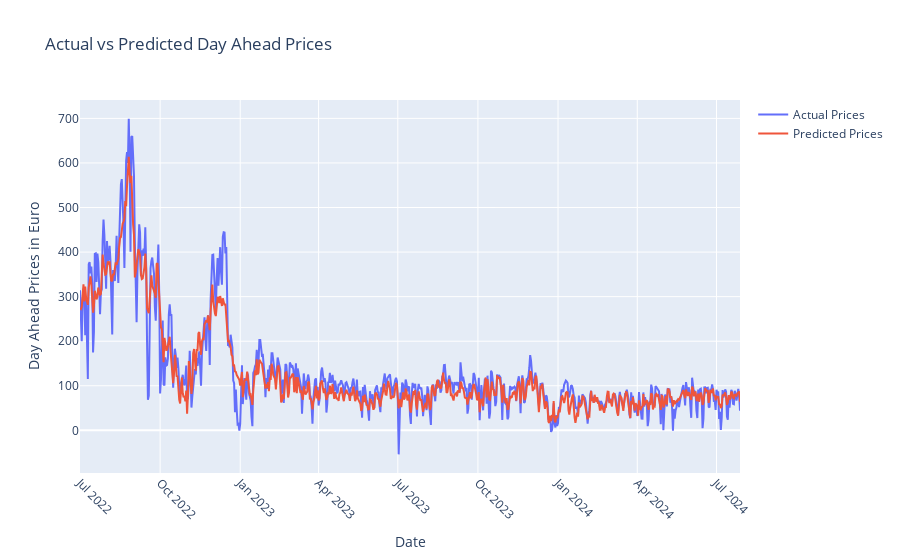

Notebook code cell kept with this figure:
### Code cell
import pandas as pd
import numpy as np
from sklearn.linear_model import LinearRegression
from sklearn.metrics import mean_squared_error, r2_score
from sklearn.preprocessing import StandardScaler
import matplotlib.pyplot as plt
import plotly.graph_objs as go
from statsmodels.stats.outliers_influence import variance_inflation_factor

# Drop rows with missing values
train_df.dropna(inplace=True)
test_df.dropna(inplace=True)

# Target variable
y_train = train_df['Day_ahead_price (€/MWh)']
y_test = test_df['Day_ahead_price (€/MWh)']

# Features: Drop high VIF columns
high_vif_features = ['Lag_1_day', 'Lag_2_days', 'Lag_3_days',
                     'Lag_4_days', 'Lag_5_days', 'Lag_6_days', 'Lag_7_days', 'Rolling_mean_7']
X_train = train_df.drop(['Day_ahead_price (€/MWh)'] +
                        high_vif_features, axis=1)
X_test = test_df.drop(['Day_ahead_price (€/MWh)'] + high_vif_features, axis=1)

# Scale the features (standardization)
scaler = StandardScaler()
X_train_scaled = scaler.fit_transform(X_train)
X_test_scaled = scaler.transform(X_test)

# Train the Linear Regression model
model = LinearRegression()
model.fit(X_train_scaled, y_train)

# Make predictions
y_pred = model.predict(X_test_scaled)

# Model Evaluation
print("Intercept:", model.intercept_)
print("Mean Squared Error (MSE):", mean_squared_error(y_test, y_pred))
print("Root Mean Squared Error (RMSE):", np.sqrt(
    mean_squared_error(y_test, y_pred)))
print("Coefficient of Determination (R^2):", r2_score(y_test, y_pred))

# Plotting Actual vs Predicted Prices
fig = go.Figure()

# Add actual prices trace
fig.add_trace(go.Scatter(x=y_test.index, y=y_test,
              mode='lines', name='Actual Prices'))

# Add predicted prices trace
# Ensure same index for y_pred
y_pred_series = pd.Series(y_pred, index=y_test.index)
fig.add_trace(go.Scatter(x=y_pred_series.index, y=y_pred_series,
              mode='lines', name='Predicted Prices'))

# Update layout for better readability
fig.update_layout(
    title='Actual vs Predicted Day Ahead Prices',
    xaxis_title='Date',
    yaxis_title='Day Ahead Prices in Euro',
    xaxis=dict(
        tickangle=45,
        tickmode='auto',
        nticks=12
    ),
    template='plotly'
)

# Show the plot
fig.show()

# Optionally save the plot (make sure you have installed 'kaleido')
fig.write_image('actual_vs_predicted_prices.png')

### Figure 1 — Plotly figure (JSON) as saved in the notebook; plotly's stock layout.template omitted (floating-point values rounded to 4 significant figures; data arrays with more than 128 entries replaced by an {"elided": "..."} marker saying what was removed)
{"data": [{"mode": "lines", "name": "Actual Prices", "type": "scatter", "x": {"elided": "759 str values"}, "y": {"elided": "759 float values"}}, {"mode": "lines", "name": "Predicted Prices", "type": "scatter", "x": {"elided": "759 str values"}, "y": {"elided": "759 float values"}}], "layout": {"title": {"text": "Actual vs Predicted Day Ahead Prices"}, "xaxis": {"nticks": 12, "tickangle": 45, "tickmode": "auto", "title": {"text": "Date"}}, "yaxis": {"title": {"text": "Day Ahead Prices in Euro"}}}}
